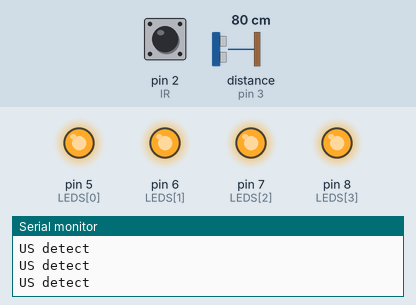
Simulated run of this sketch. Board: Arduino Uno, built with avr-gcc and run on an emulated ATmega328P. Parts: output pins drawn as LEDs (lit = HIGH), the last lines printed to the serial monitor. Dashed ring = blinking. The inputs (shaded band) are chosen by the test bench; at power-on: pin 2 (IR) HIGH, distance to the obstacle (sensor on pin 3) 80 cm. The echo pulse lasts 58.3 µs per cm.

Above: at 4.8 s.
4.9 s: pin 2 (IR) pulsed LOW 2 times (0.12 s each, 0.3 s apart)
At 5.19 s:
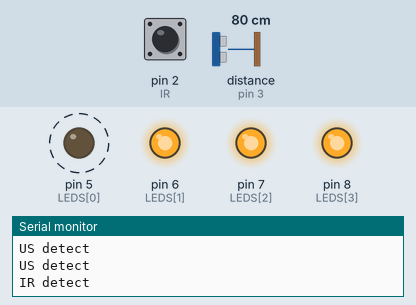
8.1 s: distance to the obstacle (sensor on pin 3) set to 18 cm
11.1 s: distance to the obstacle (sensor on pin 3) set to 85 cm
12.6 s: distance to the obstacle (sensor on pin 3) set to 95 cm
At 13.1 s:
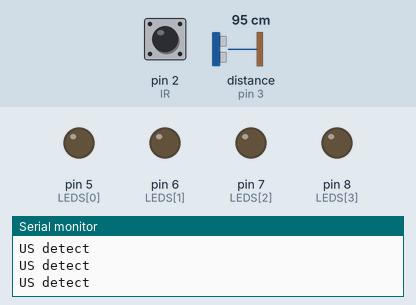
14.1 s: distance to the obstacle (sensor on pin 3) set to 35 cm
At 15.2 s:
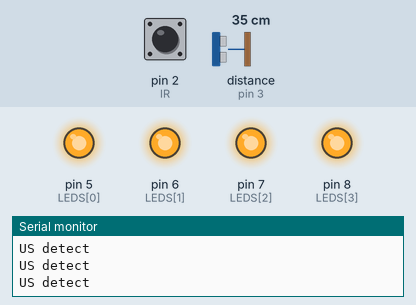
Timing chart, 0 to 16.6 s (numbered marks = the images above; inputs shaded):
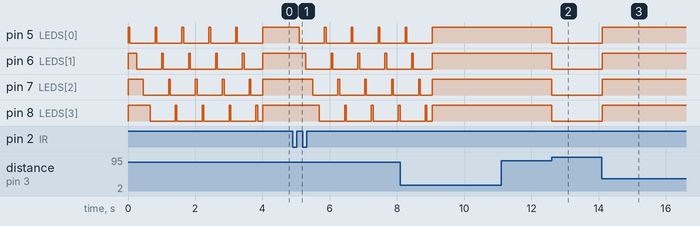

The sketch:

DonationBox.ino
```cpp
// Project sponsor:
// Email:
// Creator: Cedar Lake Instruments LLC
// Date: October, 2019
//
// Description:
// Detect person approaching
// Detect object dropped into donation box
// Flash LEDs on either condition

// I/O Connections:
// Arduino pin   - I/O description
// 2 - IR sensor
// 3 - Ultrasonic detect
// 4 - Ultrasonic send
// 5-8 LEDs
/* The circuit :
** Module HR - SC04(four pins) or PING))) (and other with
*   three pins), attached to digital pins as follows :
*-------------------- - --------------------
* | HC - SC04 | Arduino |    | 3 pins | Arduino |
*-------------------- - --------------------
* | Vcc | 5V    |    |   Vcc | 5V |
*| Trig | 12 | OR | SIG | 13 |
*| Echo | 13    |    |   Gnd | GND |
*| Gnd | GND | --------------------
* --------------------*/

// Constant definitions
#include <Ultrasonic.h>
const int IR = 2;
const int US_ECHO = 3;
const int US_TRIG = 4;

// List of LED pins
const int LEDS[] = { 5,6,7,8 };
// Distance trigger in cm
const int DISTANCE_LIMIT = 90;

// Global variables
// Create ultrasonic object
Ultrasonic _ultrasonic(US_TRIG, US_ECHO);

// Runs once
void setup()
{
	Serial.begin(9600);
	pinMode(IR, INPUT_PULLUP);

	// All LEDs off
	for (int i = 0; i < sizeof(LEDS) / sizeof(LEDS[0]); i++)
	{
		pinMode(LEDS[i], OUTPUT);
		digitalWrite(LEDS[i], LOW);
	}
}

// Runs continuously
void loop()
{
	// Check for US trigger
	int distance = _ultrasonic.distanceRead();

	// If someone comes closer than the limit, turn LEDs on
	if (distance < DISTANCE_LIMIT && distance != 0)
	{
		Serial.println("US detect");
		// Light up all LEDs
		for (int i = 0; i < sizeof(LEDS) / sizeof(LEDS[0]); i++)
		{
			digitalWrite(LEDS[i], HIGH);
		}
	}
	else
	{
		// All LEDs off
		for (int i = 0; i < sizeof(LEDS) / sizeof(LEDS[0]); i++)
		{
			digitalWrite(LEDS[i], LOW);
		}
	}


	// Check if IR sensor triggered
	static bool lastTrigger = false;

	// Triggered state is HIGH
	bool iRState = digitalRead(IR);
	// If triggered this time but not last time, cheer
	if (!lastTrigger && iRState)
	{
		Serial.println("IR detect");
		cycleLeds(5);
	}
	lastTrigger = iRState;

}

// Blink LEDs one at a time for n times
void cycleLeds(int n)
{
	// Cycle LEDS 5 times
	for (int j = 0; j < n; j++)
	{
		for (int i = 0; i < sizeof(LEDS) / sizeof(LEDS[0]); i++)
		{
			digitalWrite(LEDS[i], HIGH);
			delay(50);
			digitalWrite(LEDS[i], LOW);
			delay(150);
		}
	}
}
```

Measured:
- the behaviour switches between 89 and 90 cm on distance to the obstacle (sensor on pin 3) (found by bisection; images 1 and 2)
- after the input at 4.9 s, pin 5 (LEDS[0]): alternates HIGH for 0.05 s and LOW for 0.75 s, starting after 0.19 s; pin 6 (LEDS[1]): alternates HIGH for 0.05 s and LOW for 0.75 s, starting after 0.39 s
- after the input at 12.6 s, pin 5 (LEDS[0]), pin 6 (LEDS[1]), pin 7 (LEDS[2]), pin 8 (LEDS[3]): HIGH → LOW at once
- after the input at 14.1 s, pin 5 (LEDS[0]), pin 6 (LEDS[1]), pin 7 (LEDS[2]), pin 8 (LEDS[3]): LOW → HIGH at once
- by itself, pin 5 (LEDS[0]): alternates HIGH for 0.05 s and LOW for 0.75 s
